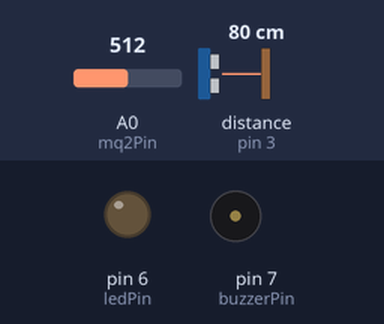
Recording of a sketch running on a simulated Arduino Uno, built with avr-gcc and run on an emulated ATmega328P. Parts: output pins drawn as LEDs (lit = HIGH), buzzer (waves = sounding, pin HIGH). Wiring (inferred from the names in the program): ultrasonic range finder: trigger pin 2; echo pin 3. The inputs (shaded band) are chosen by the test bench; at power-on: distance to the obstacle (sensor on pin 3) 80 cm, A0 (mq2Pin) = 512. The echo pulse lasts 58.3 µs per cm; pins used as bus, display or sensor lines are not drawn; what the sketch prints to the serial monitor is not drawn.

Above: at 1.2 s.
1.3 s: distance to the obstacle (sensor on pin 3) set to 8 cm
6.4 s: distance to the obstacle (sensor on pin 3) set to 5 cm
At 8.4 s:
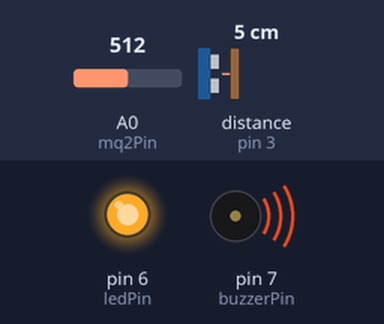
9.5 s: distance to the obstacle (sensor on pin 3) set to 9 cm
At 10.4 s:
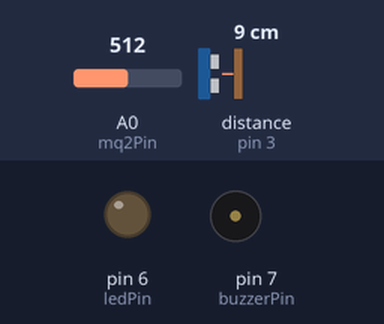
12.6 s: distance to the obstacle (sensor on pin 3) set to 2 cm
At 15.9 s:
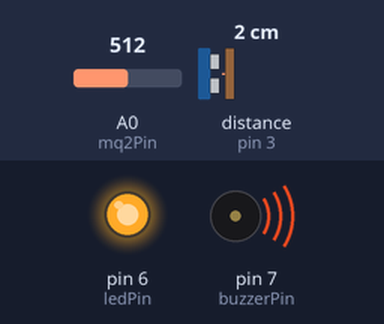
Timing chart, 0 to 17.0 s (numbered marks = the images above; inputs shaded):
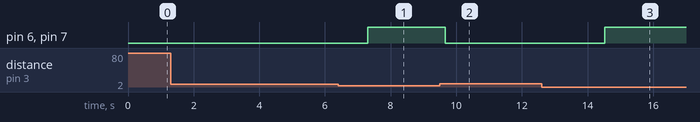

Measured:
- the behaviour switches between 7 and 6 cm on distance to the obstacle (sensor on pin 3) (found by bisection; images 0 and 1)
- after the input at 1.3 s, every drawn part: stays the same
- after the input at 6.4 s, pin 6 (ledPin), pin 7 (buzzerPin): LOW → HIGH after 0.90 s
- after the input at 9.5 s, pin 6 (ledPin), pin 7 (buzzerPin): HIGH → LOW after 0.17 s
- after the input at 12.6 s, pin 6 (ledPin), pin 7 (buzzerPin): LOW → HIGH after 1.9 s

The sketch:

Weather_Station.ino
```cpp
#include <SoftwareSerial.h>

#define trigPin 2
#define echoPin 3
#define mq2Pin A0
#define ledPin 6
#define buzzerPin 7

SoftwareSerial bluetooth(4, 5); // RX, TX

void setup() {
  pinMode(trigPin, OUTPUT);
  pinMode(echoPin, INPUT);
  pinMode(mq2Pin, INPUT);
  pinMode(ledPin, OUTPUT);
  pinMode(buzzerPin, OUTPUT);

  Serial.begin(9600);
  bluetooth.begin(9600);

  Serial.println("Weather Station Started");
  bluetooth.println("मौसम केंद्र प्रारंभ हुआ | Weather Station Started");
}

void loop() {
  // Measure distance
  digitalWrite(trigPin, LOW);
  delayMicroseconds(2);
  digitalWrite(trigPin, HIGH);
  delayMicroseconds(10);
  digitalWrite(trigPin, LOW);

  long duration = pulseIn(echoPin, HIGH, 30000); // 30ms timeout
  float distance = duration * 0.034 / 2;

  // Read gas
  int mq2Value = analogRead(mq2Pin);
  float gasLevel = map(mq2Value, 0, 1023, 0, 100);

  float temperature = 28.5; // Dummy values
  float humidity = 62.0;

  String status = "";
  String statusHindi = "";

  // Default: safe
  digitalWrite(ledPin, LOW);
  digitalWrite(buzzerPin, LOW);

  // VALID DISTANCE
  if (distance > 0 && distance < 400) {
    if (distance > 10) {
      status = "✅ Safe";
      statusHindi = "सुरक्षित";
    } else if (distance > 6) {
      status = "⚠️ Yellow Alert (Evacuate)";
      statusHindi = "⚠️ पीला अलर्ट (स्थान खाली करें)";
    } else {
      status = "🔴 Severe Flood Alert!";
      statusHindi = "🔴 गंभीर बाढ़!";
      digitalWrite(ledPin, HIGH);
      digitalWrite(buzzerPin, HIGH); // Only here buzzer ON
    }
  } else {
    status = "📡 No reading or out of range";
    statusHindi = "📡 रीडिंग नहीं मिली";
  }

  // Print to serial
  Serial.println("------ WEATHER STATION ------");
  Serial.print("Flood Distance: "); Serial.print(distance); Serial.println(" cm");
  Serial.print("Flood Status: "); Serial.println(status);
  Serial.print("Temperature: "); Serial.print(temperature); Serial.println(" °C");
  Serial.print("Humidity: "); Serial.print(humidity); Serial.println(" %");
  Serial.print("Gas Level (MQ-2): "); Serial.print(gasLevel); Serial.println(" %");
  Serial.println();

  // Send to Bluetooth
  bluetooth.println("---- मौसम केंद्र डेटा ----");
  bluetooth.print("बाढ़ दूरी: "); bluetooth.print(distance); bluetooth.println(" सेमी");
  bluetooth.print("स्थिति: "); bluetooth.println(statusHindi);
  bluetooth.print("तापमान: "); bluetooth.print(temperature); bluetooth.println(" °से");
  bluetooth.print("नमी: "); bluetooth.print(humidity); bluetooth.println(" %");
  bluetooth.print("गैस स्तर: "); bluetooth.print(gasLevel); bluetooth.println(" %");
  bluetooth.println();

  delay(2000);
}
```
